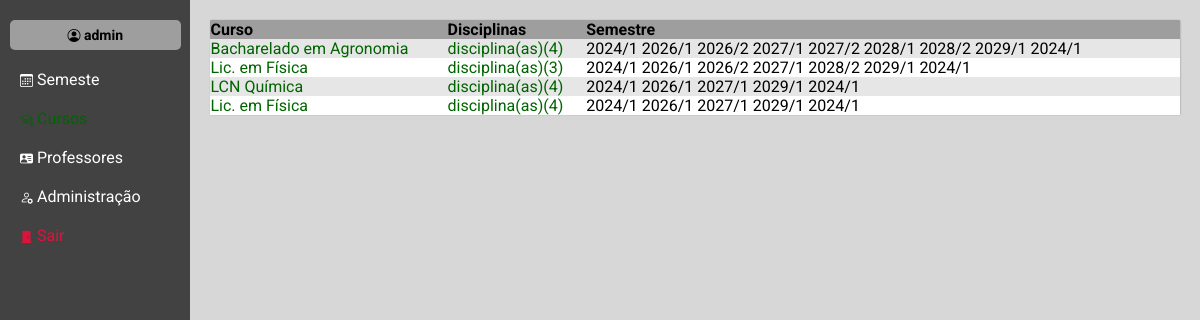
Screenshot of /curso/ (signed in) with the database file from the repository.
### core/models.py (models this page shows)
class Curso(models.Model):
    curso = models.CharField(max_length=50)
    def __str__(self) -> str:
        return self.curso

class Semestre(models.Model):
    semestre = models.CharField( max_length=50)
    cursos = models.ManyToManyField(Curso, verbose_name="curso", blank=True)
    status = models.ForeignKey(Status, verbose_name='status', on_delete=models.SET_NULL, null=True, blank=True)
    date_create = models.DateTimeField(default=timezone.now)
    disciplinas = models.ManyToManyField(Disciplina, verbose_name='disciplina', blank=True)
    def __str__(self) -> str:
        return self.semestre

### core/views.py (the view)
# urls.py: path('curso/', views.cursos_list_page, name='cursos'),
@login_required(login_url="/login")
def cursos_list_page(request):
    curso = Curso.objects.all()
    context = {
        'curso': curso
    }
    return render(request, 'curso_list_page.html', context)

### core/templates/curso_list_page.html
{% extends "base.html" %}
{% block conteudo %}
<table>
    <thead>
        <tr>
            <th>Curso</th>
            <th>Disciplinas</th>
            <th>Semestre</th>
        </tr>
    </thead>
    <tbody>
       {% for i in curso %}
       <tr>
            <td>
                <a href="#">{{i}}</a>
            </td>
            <td>
              <a href="#"> disciplina(as)({{i.disciplina_set.all.count}})</a>
            </td>
            <td>
                {% for s in i.semestre_set.all %}
                {{s}}
                {% endfor %}
            </td>
       </tr>
       {% endfor %}
    </tbody>
</table>
{% endblock conteudo %}

### core/templates/base.html (shortened to what this page needs)
{% load static %}<!DOCTYPE html>
<html lang="en">
<head>
   {% include "_head.html" %}
</head>
<body>
<nav>
    <div id="box-user">
        <h3><i class="bi bi-person-circle"></i> {{request.user}}</h3>
    </div>
    <ul>
        <li><a href="{% url "semestre" %}" {% if request.path_info == '/semestre/' %} class="teste" {% endif %}><i class="bi bi-calendar3"></i> Semeste </a></li>
        <li><a href="{% url "cursos" %}" {% if request.path_info == '/curso/' %} class="teste" {% endif %}><i class="bi bi-mortarboard"></i> Cursos</a></li>
        <li><a href="{% url "professores" %}" {% if request.path_info == '/professores/' %} class="teste" {% endif %}><i class="bi bi-person-vcard-fill"></i> Professores</a></li>
        {% for group in user.groups.all %}
            {% if group.name == 'administradores' %}
                <li><a href="/admin/"><i class="bi bi-person-gear"></i> Administração</a></li>
            {% endif %}
        {% endfor %}
        <li><a href="{% url "logout" %}" id="link-sair"><i class="bi bi-door-closed-fill"></i> Sair</a></li>
    </nav>
    <main>
        <div id="conteiner-conteudo">
            {% block conteudo %}{% endblock conteudo %}
        </div>
</main>
</body>
</html>

### core/static/style.css (style rules this page uses)
* { padding: 0; margin: 0; box-sizing: border-box; font-family: roboto, regular400; }
body { display: flex; flex-wrap: wrap; }
main { flex-grow: 20; flex-basis: 200px; flex-shrink: 1; background-color: #d8d7d7; min-height: 100vh; width: 100vw; }
#conteiner-conteudo { padding: 20px; }
th { background-color: #9e9e9e; text-align: left; }
table tr:nth-child(odd) { background-color: #e6e6e6; }
table tr:nth-child(even) { background-color: #ffffff; }
nav { background-color: #424242; flex-grow: 1; flex-basis: 150px; flex-shrink: 1; position: relative; }
#box-user { background-color: #9e9e9e; font-size: 12px; width: 90%; height: 30px; margin: auto; border-radius: 5px; text-align: center; display: flex; align-items: center; justify-content: center; margin-top: 20px; }
#link-sair { color: crimson; }
li { text-align: left; padding-left: 20px; font-size: 16px; margin-top: 20px; }
li a { text-decoration: none; color: white; }
i { font-size: 13px; }
.teste { color: darkgreen; }

### core/static/tabelas.css (style rules this page uses)
table { border-collapse: collapse; border-radius: 1px; overflow: hidden; width: 100%; box-shadow: 0.5px 0px 1.5px rgba(0, 0, 0, 0.226); }
table a { text-decoration: double; color: darkgreen; }

### rows the page displays
Curso: curso "Bacharelado em Agronomia", disciplina_set.all.count "4"
Semestre: semestre "2024/1"
Semestre: semestre "2026/1"
Semestre: semestre "2026/2"
Semestre: semestre "2027/1"
Semestre: semestre "2027/2"
Semestre: semestre "2028/1"
Semestre: semestre "2028/2"
Semestre: semestre "2029/1"
Semestre: semestre "2024/1"
Curso: curso "Lic. em Física", disciplina_set.all.count "3"
Curso: curso "LCN Química", disciplina_set.all.count "4"
Curso: curso "Lic. em Física", disciplina_set.all.count "4"

### other values shown
{{ request.user }} "admin"
